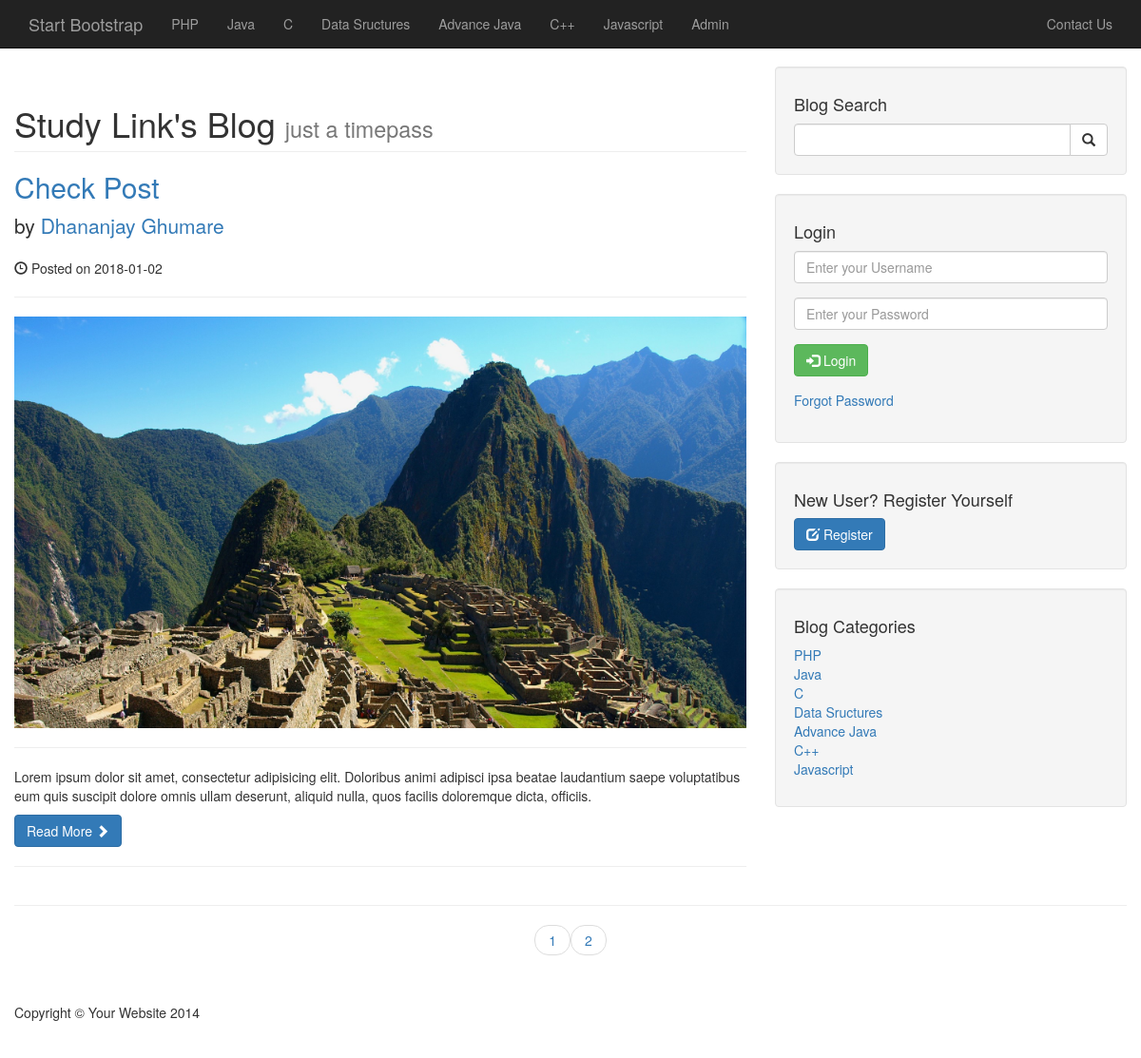
The app's page /Main/index.php?page=2 with its own data.
### tables this page shows
CREATE TABLE `categories` (
  `cat_id` int(11) NOT NULL,
  `cat_title` varchar(255) NOT NULL
);

CREATE TABLE `posts` (
  `post_id` int(11) NOT NULL,
  `post_category_id` int(11) NOT NULL,
  `post_title` varchar(255) NOT NULL,
  `post_author` int(11) NOT NULL,
  `post_date` date NOT NULL,
  `post_image` text NOT NULL,
  `post_content` text NOT NULL,
  `post_tags` varchar(255) NOT NULL,
  `post_comment_count` int(11) NOT NULL,
  `post_status` varchar(255) NOT NULL DEFAULT 'draft'
);

CREATE TABLE `users` (
  `user_id` int(11) NOT NULL,
  `username` varchar(255) NOT NULL,
  `user_password` varchar(255) NOT NULL,
  `user_firstname` varchar(255) NOT NULL,
  `user_lastname` varchar(255) NOT NULL,
  `user_email` varchar(255) NOT NULL,
  `user_image` text NOT NULL,
  `user_role` varchar(255) NOT NULL
);

### Main/index.php (the view, shortened to what this page needs)
<!DOCTYPE html>
<html lang="en">
<?php
    include_once ("includes/header.php");
    include_once ("includes/db.php");
    $posts_per_page = 3;
?>
<body>
    <?php
        include_once("includes/navigation.php");
    ?>
    <div class="container-fluid">
        <div class="row">
            <div class="col-md-8">
                <h1 class="page-header">
                    Study Link's Blog
                    <small>just a timepass</small>
                </h1>
                <?php
                        if( isset( $_GET['page'] ) ){
                            $page = $_GET['page'];
                        } else{
                            $page = 1;
                        }
                        if($page == "" || $page == 1){
                            $limit_start = 0;
                        } else{
                            $limit_start = ($page * $posts_per_page) - $posts_per_page;
                        }
                        $query = "SELECT * FROM posts, users WHERE posts.post_author = users.user_id AND posts.post_status = 'published'";
                        $total_posts_query = mysqli_query($connection, $query);
                        $total_posts = mysqli_num_rows($total_posts_query);
                        $query = "SELECT * FROM posts, users WHERE posts.post_author = users.user_id AND posts.post_status = 'published' LIMIT $limit_start, $posts_per_page";
                        $select_all_posts_query = mysqli_query($connection, $query);
                        $count = ceil($total_posts/$posts_per_page);
                        while($row = mysqli_fetch_assoc($select_all_posts_query)) {
                            $post_id = $row['post_id'];
                            $post_title = $row['post_title'];
                            $post_author = $row['user_firstname'] . " " . $row['user_lastname'];
                            $post_date = $row['post_date'];
                            $post_image = $row['post_image'];
                            $post_content = substr($row['post_content'], 0, 240)."....";
                ?>
                <h2>
                    <a href="post.php?p_id=<?php echo $post_id; ?>"><?php echo $post_title; ?></a>
                </h2>
                <p class="lead">
                    by <a href="index.php"><?php echo $post_author?></a>
                </p>
                <p><span class="glyphicon glyphicon-time"></span> Posted on <?php echo $post_date; ?></p>
                <hr>
                <img class="img-responsive" src="images/<?php echo $post_image;?>" alt="<?php echo $post_title; ?>">
                <hr>
                <p> <?php echo $post_content; ?> </p>
                <a class="btn btn-primary" href="post.php?p_id=<?php echo $post_id; ?>">Read More <span class="glyphicon glyphicon-chevron-right"></span></a>
                <hr>
               <?php
                        }
                ?>
            </div>
            <?php
                include_once("includes/sidebar.php");
            ?>
        </div>
        <hr>
       <ul class="pager">
           <?php
                for($i=1; $i<=$count; $i++){
                    if($i == $page)
                        echo "<li><a href = 'index.php?page=$i' class = 'active-page'>$i</a></li>";
                    else
                        echo "<li><a href = 'index.php?page=$i'>$i</a></li>";
                }
           ?>
       </ul>
        <?php
            include_once ("includes/footer.php");
        ?>
    </div>
</body>
</html>

### Main/includes/navigation.php (shortened to what this page needs)
<nav class="navbar navbar-inverse navbar-fixed-top" role="navigation">
    <div class="container">
        <div class="navbar-header">
            <a class="navbar-brand" href="index.php">Start Bootstrap</a> </div>
        <div class="collapse navbar-collapse" id="bs-example-navbar-collapse-1">
            <ul class="nav navbar-nav">
                <?php
                    $query = "SELECT * FROM categories";
                    $select_all_categories_query = mysqli_query($connection, $query);
                    while($row = mysqli_fetch_assoc($select_all_categories_query)) {
                        $cat_id = $row['cat_id'];
                        $category_title = $row['cat_title'];
                        echo    "<li>
                                    <a href='categories.php?c_id=$cat_id'>$category_title</a>
                                    </li>";
                    }
                ?>
                    <li> <a href="admin/index.php">Admin</a> </li>
            </ul>
            <ul class="nav navbar-nav navbar-right">
                <li><a href="contact.php">Contact Us</a></li>
            </ul>
        </div>
    </div>
</nav>

### Main/includes/sidebar.php
<div class="col-md-4">
    <div class="well">
        <h4>Blog Search</h4>
        <form action="search.php" method="post">
            <div class="input-group">
                <input type="text" class="form-control" name="search"> <span class="input-group-btn">
                                    <button class="btn btn-default" name="submit" type="submit">
                                        <span class="glyphicon glyphicon-search"></span> </button>
                </span>
            </div>
        </form>
    </div>
    <div class="well">
        <h4>Login</h4>
        <form action="includes/login.php" method="post">
            <div class="form-group">
                <input type="text" class="form-control" name="username" placeholder="Enter your Username">
            </div>
            <div class="form-group">
                <input type="password" class="form-control" name="password" placeholder="Enter your Password">
            </div>
            <div class="form-group">
                    <button class="btn btn-success" name="login" type="submit"><span class="glyphicon glyphicon-log-in"></span> Login</button>
            </div>
            <div class="form-group">
                <a href="forgot.php?forgot=<?php echo uniqid(true); ?>">Forgot Password</a>
            </div>
        </form>
    </div>
        <div class="well" id="registerWell">
            <h4>New User? Register Yourself</h4>
            <a href="register.php" class="btn btn-primary"> <span class="glyphicon glyphicon-edit"></span> Register </a>
        </div>
    <?php
        $query = "SELECT * FROM categories";
        $select_all_categories_query = mysqli_query($connection, $query);
    ?>
        <div class="well">
            <h4>Blog Categories</h4>
            <div class="row">
                <div class="col-lg-6">
                    <ul class="list-unstyled">
                        <?php
            while($row = mysqli_fetch_assoc($select_all_categories_query)) {
                    $cat_id = $row['cat_id'];
                    $category_title = $row['cat_title'];
                    echo "<li><a href='categories.php?c_id=$cat_id'>$category_title</a></li>";
            }
?>
                    </ul>
                </div>
            </div>
        </div>
</div>

### Main/css/blog-home.css (style rules this page uses)
body { padding-top: 70px; }

### records on screen
categories: cat_title "PHP"
categories: cat_title "Java"
categories: cat_title "C"
categories: cat_title "Data Sructures"
categories: cat_title "Advance Java"
categories: cat_title "C++"
categories: cat_title "Javascript"
posts: post_title "Check Post", users.user_firstname+user_lastname "Dhananjay Ghumare", post_date "2018-01-02", post_image (picture), post_content "Lorem ipsum dolor sit amet, consectetur adipisicing elit. Doloribus animi adipisci ipsa beatae laudantium saepe voluptatibus eum quis suscipit dolore omnis ullam deserunt, aliquid nulla, quos facilis doloremque dicta, officiis."
